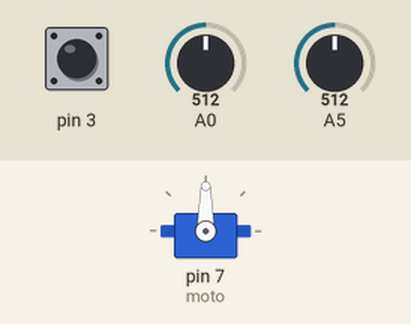
A sketch run on a simulated Arduino Uno, built with avr-gcc and run on an emulated ATmega328P. Shown: servo. The test bench sets the inputs (shaded band); at power-on: pin 3 HIGH, A0 = 512, A5 = 512.

Above: at 1.2 s.
1.3 s: pin 3 pulled LOW for 0.15 s
At 2.1 s:
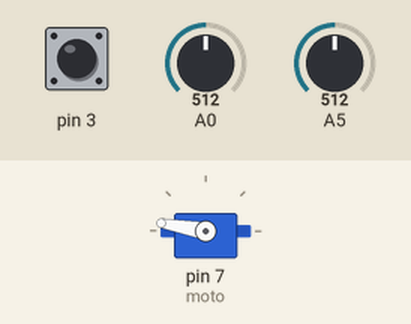
At 10.5 s:
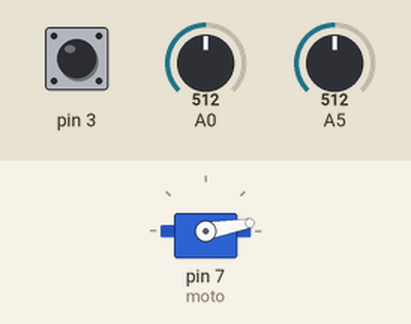
Timing chart, 0 to 16.4 s (numbered marks = the images above; inputs shaded):
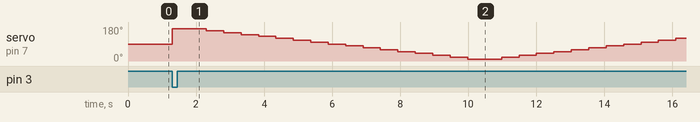

Measured:
- after the input at 1.3 s, servo on pin 7 (moto): 90° → 170° at once, → 160° 1.0 s later, → 150° 0.51 s later, → 140° 0.51 s later, … (28 changes in this stretch)

The sketch:

comyra_wich_servo.ino
```cpp
#include <Servo.h>
Servo moto;
int v;
int sw;
int x;

void setup() {
  moto.attach(7);
  Serial.begin(9600);
  pinMode(3,INPUT_PULLUP);
}
void loop() {
  v=analogRead(A0);
  x=analogRead(A5);
  sw=digitalRead(3);
  if (sw==1){
    v=map(v,0,1023,10,170);
    moto.write(v);
    x=map(x,0,1023,30,5000);
  }
  else if (sw==0){
    moto.write(170);
    delay(1000);
    moto.write(160);
    delay(x);
    moto.write(150);
    delay(x);
    moto.write(140);
    delay(x);
    moto.write(130);
    delay(x);
    moto.write(120);
    delay(x);
    moto.write(110);
    delay(x);
    moto.write(100);
    delay(x);
    moto.write(90);
    delay(x);
    moto.write(80);
    delay(x);
    moto.write(70);
    delay(x);
    moto.write(60);
    delay(x);
    moto.write(50);
    delay(x);
    moto.write(40);
    delay(x);
    moto.write(30);
    delay(x);
    moto.write(20);
    delay(x);
    moto.write(10);
    delay(1000);
    moto.write(20);
    delay(x);
    moto.write(30);
    delay(x);
    moto.write(40);
    delay(x);
    moto.write(50);
    delay(x);
    moto.write(60);
    delay(x);
    moto.write(70);
    delay(x);
    moto.write(80);
    delay(x);
    moto.write(90);
    delay(x);
    moto.write(100);
    delay(x);
    moto.write(110);
    delay(x);
    moto.write(120);
    delay(x);
    moto.write(130);
    delay(x);
    moto.write(140);
    delay(x);
    moto.write(150);
    delay(x);
    moto.write(160);
    delay(x);
  }
}
```
